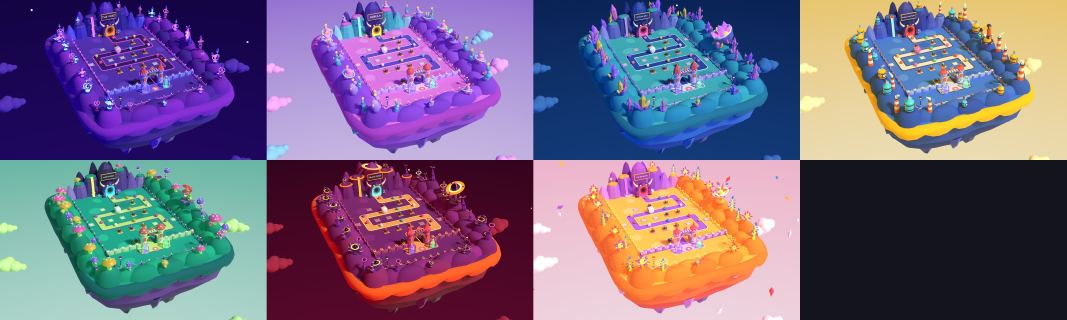
#> input picture assets/models/bases/bases_6_to_12.jpg, 3200 x 960 px (shown at 1/3 size)
$ python icon_atlas.py ../assets/models/bases/bases_6_to_12.jpg out.png out.png 5
#> lines starting #> are read from the running program, lines starting #| are printed output that depends on the picture; after the words box and inside, x2 and y2 are one past the last pixel; in counts of white or black regions, pixels touching at a corner belong together
#> in main, source is the input picture: PIL image 3200x960 RGB; mean R, G, B 115.2, 100.6, 128
#!/usr/bin/env python3
"""Cuts a generated icon sheet into a clean atlas for Roblox.

The sheets come from an image model: 16 icons in a rough 4 x 4 grid on a flat background, no alpha channel.
This removes the background (flood fill from the border, so background-coloured areas inside an icon stay),
finds each icon, and packs them into a 1024 x 1024 PNG with a 4 x 4 grid of 256 px cells, each icon centred
in the middle 216 px of its cell. Transparent pixels carry the outline colour, so edges do not fringe when
Roblox scales the image.

Usage: icon_atlas.py sheet.png atlas.png [preview.png] [tolerance]
"""
import sys

import numpy as np
from PIL import Image, ImageDraw, ImageFilter

GRID = 4
CELL = 256
INNER = 216
INK = (43, 18, 64)
TOLERANCE = 34  # how far from the background colour a pixel may be and still count as background
# A sheet that came back with a darker tile behind each icon (sheet D did) needs more: `icon_atlas.py sheet atlas
# preview 65` takes the tiles off as background, and the icons' white sticker edge stops the fill.
if len(sys.argv) > 4:
    TOLERANCE = int(sys.argv[4])


def background_mask(image: Image.Image) -> np.ndarray:
    """True where a pixel is background reachable from the border."""
    rgb = np.asarray(image.convert("RGB")).astype(np.int32)
    border = np.concatenate([rgb[0], rgb[-1], rgb[:, 0], rgb[:, -1]])
    colour = np.median(border, axis=0)
#> colour = [113, 112.5, 109]
    close = np.sqrt(((rgb - colour) ** 2).sum(axis=2)) < TOLERANCE
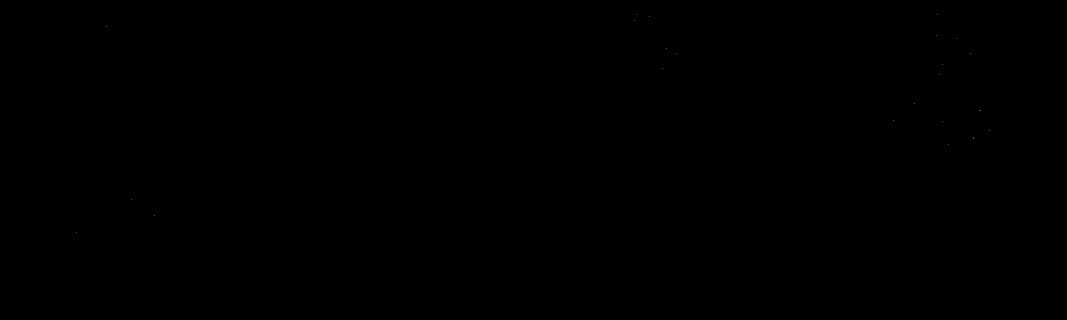
#> close: shape (960, 3200) bool (shown at 1/3 size); 0% white in thin lines or dots, all inside (x1, y1, x2, y2) = (230, 43, 2968, 699)
    # Flood fill over the "close" pixels, starting from every border pixel that is one.
    canvas = Image.fromarray(np.where(close, 0, 255).astype(np.uint8)).copy()  # fromarray alone is read-only
    height, width = close.shape
#> height = 960; width = 3200
    step = max(1, width // 64)
#> step = 50
    seeds = [(x, 0) for x in range(0, width, step)] + [(x, height - 1) for x in range(0, width, step)]
    seeds += [(0, y) for y in range(0, height, step)] + [(width - 1, y) for y in range(0, height, step)]
    for seed in seeds:
        if canvas.getpixel(seed) == 0:
            ImageDraw.floodfill(canvas, seed, 128)
    return np.asarray(canvas) == 128
#> returned value: shape (960, 3200) bool; every value is 0


def bands(profile: np.ndarray, count: int) -> list:
    """Splits a projection profile into `count` runs of foreground, merging the closest runs if there are more."""
    runs, start = [], None
    for index, filled in enumerate(profile):
        if filled and start is None:
            start = index
        elif not filled and start is not None:
            runs.append([start, index])
            start = None
    if start is not None:
        runs.append([start, len(profile)])
    runs = [run for run in runs if run[1] - run[0] > 8]  # specks are not icons
    while len(runs) > count:
        gaps = [runs[i + 1][0] - runs[i][1] for i in range(len(runs) - 1)]
        nearest = gaps.index(min(gaps))
        runs[nearest][1] = runs[nearest + 1][1]
        del runs[nearest + 1]
    if len(runs) != count:
        raise SystemExit(f"expected {count} rows/columns of icons, found {len(runs)}")
    return runs


def main() -> None:
    source = Image.open(sys.argv[1]).convert("RGB")
    outside = background_mask(source)
    inside = ~outside
#> inside: shape (960, 3200) bool; every value is 1

    # Alpha: the icon, pulled in by a pixel and feathered, so the background's colour never shows at the rim.
    alpha = Image.fromarray((inside * 255).astype(np.uint8))
#> alpha: PIL image 3200x960 L; every value is 255
    alpha = alpha.filter(ImageFilter.MinFilter(3)).filter(ImageFilter.GaussianBlur(0.8))
    rgb = np.asarray(source).copy()
    rgb[outside] = INK
    cut = Image.fromarray(rgb)
    cut.putalpha(alpha)

    solid = np.asarray(alpha) > 40
    atlas = Image.new("RGBA", (CELL * GRID, CELL * GRID), INK + (0,))
    rows = bands(solid.sum(axis=1) > 6, GRID)
#> the loop in bands, `for index, filled in enumerate(profile):` made 960 passes
#> start on pass 1: 0
#> after the loop in bands, `for index, filled in enumerate(profile):`: runs = []; start = 0
#> in bands, `runs = [run for run in runs if run[1] - run[0] > 8]`: runs = [[0, 960]]
    for row_index, (top, bottom) in enumerate(rows):
        strip = solid[top:bottom]
        columns = bands(strip.sum(axis=0) > 3, GRID)
        for column_index, (left, right) in enumerate(columns):
            block = strip[:, left:right]
            filled = np.where(block.sum(axis=1) > 0)[0]
            box = (left - 2, top + filled[0] - 2, right + 2, top + filled[-1] + 3)
            icon = cut.crop(box)
            scale = INNER / max(icon.size)
            icon = icon.resize((round(icon.width * scale), round(icon.height * scale)), Image.LANCZOS)
            x = column_index * CELL + (CELL - icon.width) // 2
            y = row_index * CELL + (CELL - icon.height) // 2
            atlas.paste(icon, (x, y))
    atlas.save(sys.argv[2])

    if len(sys.argv) > 3:
        # What it looks like in the game: on the HUD's plum and on cream.
        preview = Image.new("RGB", atlas.size, (58, 31, 85))
        ImageDraw.Draw(preview).rectangle([0, CELL * 2, atlas.width, atlas.height], fill=(255, 243, 214))
        preview.paste(atlas, (0, 0), atlas)
        preview.save(sys.argv[3], quality=90)


if __name__ == "__main__":
#> (the run stopped early here; a loop or call above may not have finished)

$ run again, on assets/models/bases/in_game_sun_base.jpg
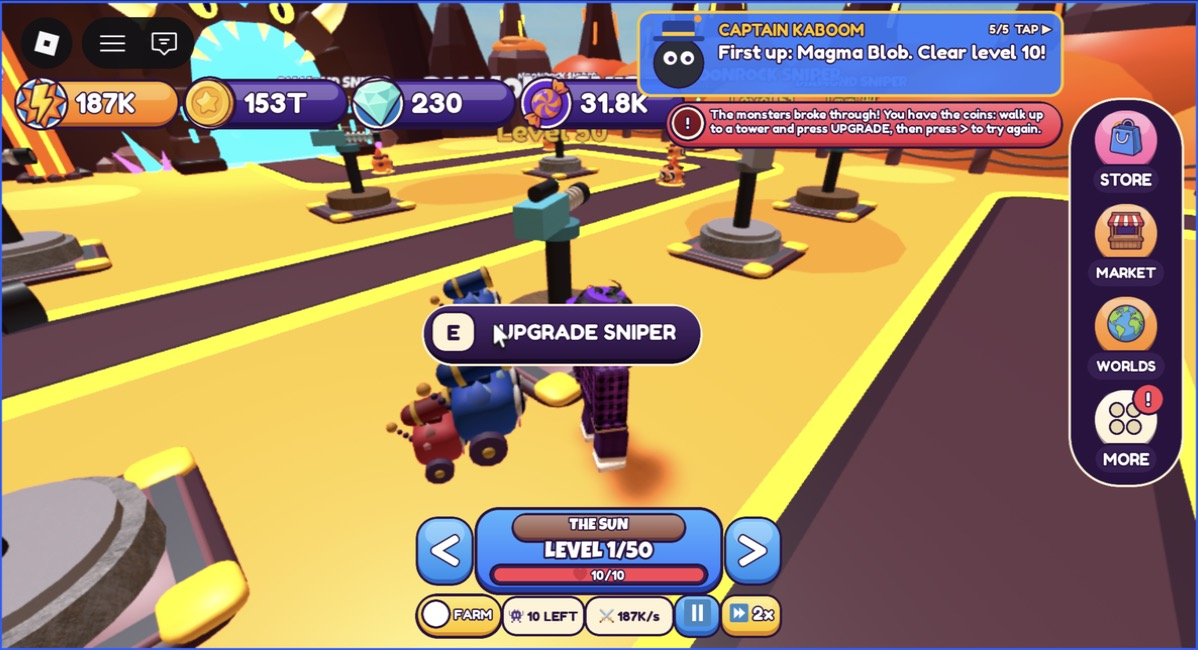
#> input picture assets/models/bases/in_game_sun_base.jpg, 1198 x 650 px
#> in main, source is the input picture: PIL image 1198x650 RGB; mean R, G, B 156.4, 131, 102.1
#> colour = [51, 90, 225]
#> close: shape (650, 1198) bool; 0.06% white in thin lines or dots
#> after the loop in background_mask, `for seed in seeds:`:
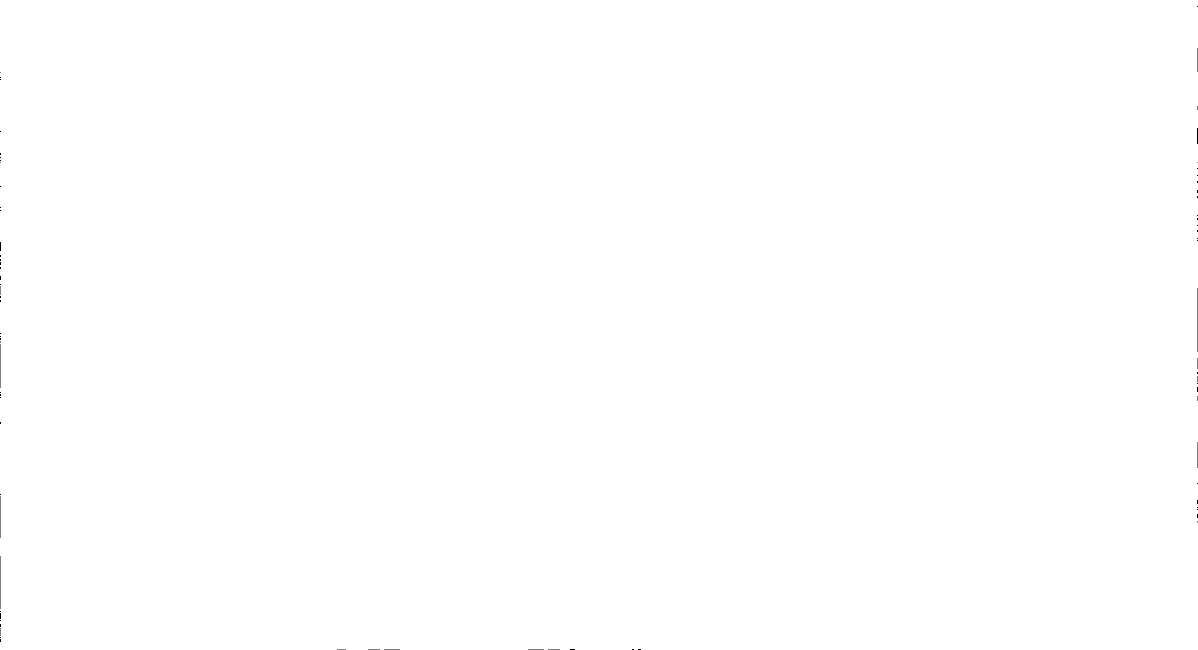
#> canvas: PIL image 1198x650 L; min 0, max 255, mean 254.9
#> inside: shape (650, 1198) bool; 100% white; black in thin lines or dots
#> in main, `rgb[outside] = INK`:
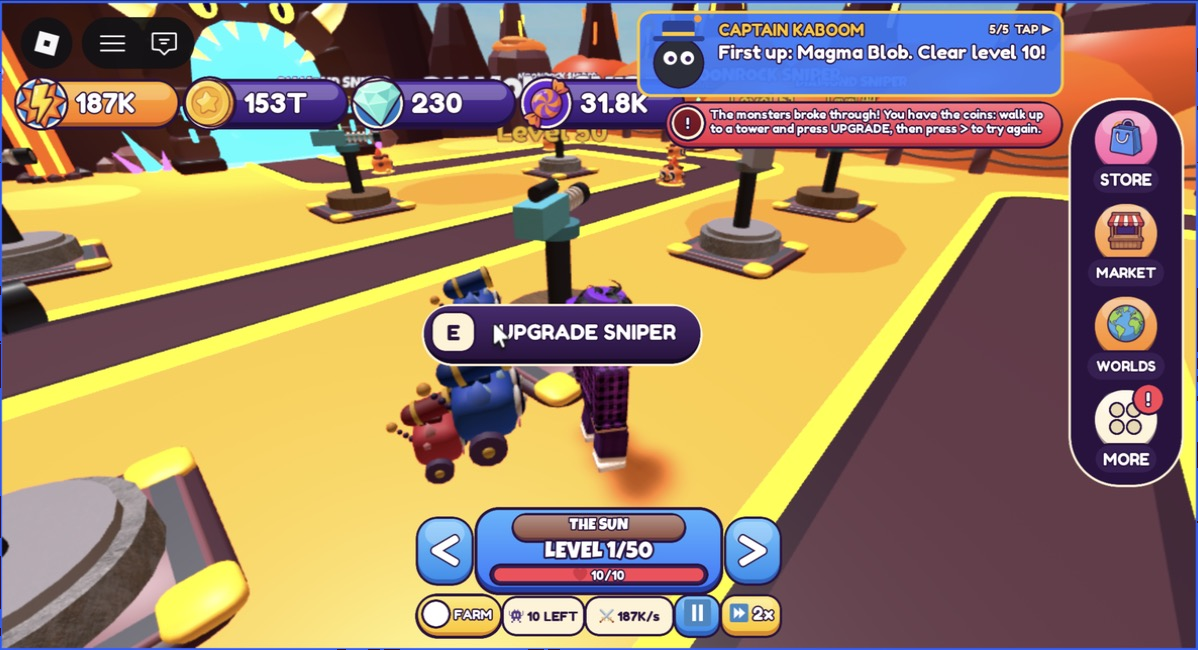
#> rgb: shape (650, 1198, 3); 0.05% of pixels changed, all inside (x1, y1, x2, y2) = (0, 48, 1198, 650)
#> solid: shape (650, 1198) bool; 100% white; black in thin lines or dots
#> the loop in bands, `for index, filled in enumerate(profile):` made 650 passes
#> start on pass 1: 0
#> after the loop in bands, `for index, filled in enumerate(profile):`: runs = []; start = 0
#> in bands, `runs = [run for run in runs if run[1] - run[0] > 8]`: runs = [[0, 650]]
